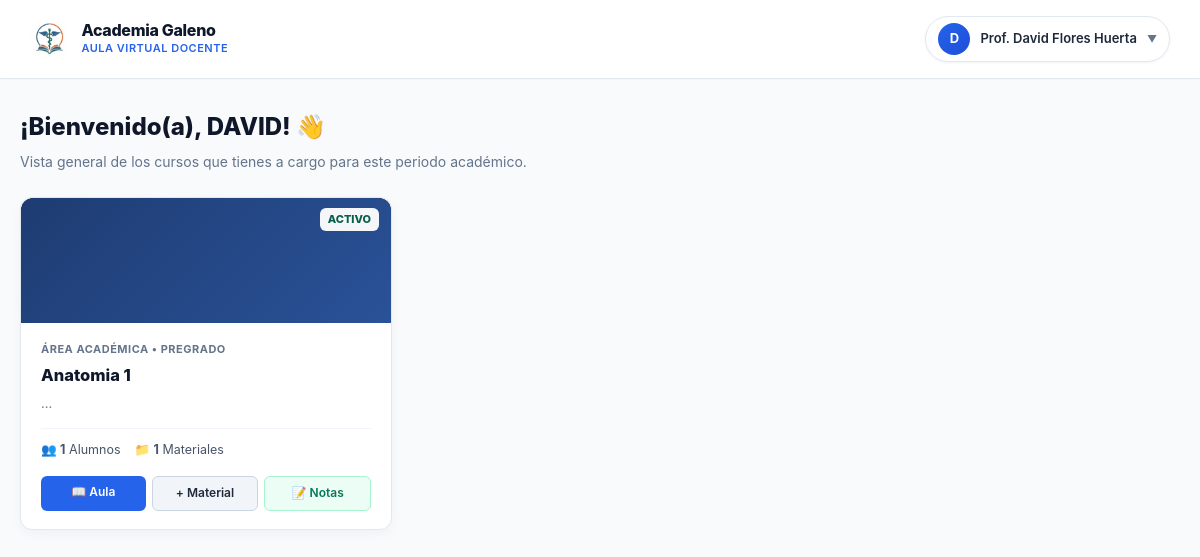
Page /panel-docente/ (signed in) on the committed database.
### academia/models.py (models this page shows, shortened)
class Curso(models.Model):
    titulo = models.CharField(max_length=200)
    descripcion = models.TextField(blank=True, null=True)
    imagen_portada = models.ImageField(upload_to='cursos_portadas/', blank=True, null=True)
    docentes = models.ManyToManyField(User, related_name='cursos_asignados', blank=True)
    periodo = models.ForeignKey(PeriodoAcademico, on_delete=models.SET_NULL, related_name='cursos', null=True, blank=True)
    estado = models.BooleanField(default=True)
    fecha_creacion = models.DateTimeField(auto_now_add=True)
    class Meta:
        verbose_name = "Curso"
        verbose_name_plural = "Cursos"
        ordering = ['-fecha_creacion']

### academia/views.py (the view)
# urls.py: path('panel-docente/', views.panel_docente, name='panel_docente'),
@login_required
def panel_docente(request):
    if not es_docente_valido(request.user):
        return HttpResponseForbidden("Acceso exclusivo para docentes.")
    if request.user.is_superuser or request.user.is_staff:
        cursos = Curso.objects.prefetch_related('docentes', 'inscripciones', 'materiales').all()
    else:
        cursos = Curso.objects.filter(docentes=request.user).prefetch_related('docentes', 'inscripciones', 'materiales').distinct()
    return render(request, 'panel_docente.html', {'cursos': cursos})

### academia/views.py (called while the page is built)
def es_docente_valido(user):
    return user.is_authenticated and (user.groups.filter(name='Docentes').exists() or user.is_staff or user.is_superuser)

### academia/templates/panel_docente.html (shortened to what this page needs)
{% load static %}
<!DOCTYPE html>
<html lang="es">
<head>
    <link rel="stylesheet" href="{% static 'css/base.css' %}?v=1.1">
    <link rel="stylesheet" href="{% static 'css/panel_docente.css' %}?v=2.0">
</head>
<body>
    <header class="top-nav" style="display: flex; justify-content: space-between; align-items: center; padding: 10px 30px; background: #ffffff; border-bottom: 1px solid #e2e8f0; box-shadow: 0 1px 3px rgba(0,0,0,0.02);">
        <a href="{% url 'dashboard' %}" class="brand-container">
            <img src="{% static 'image/logo.jpeg' %}" alt="Logo Academia Galeno" class="brand-logo-img">
            <div class="brand-text-block">
                <span class="brand-title">Academia Galeno</span>
                <span class="brand-subtitle">Aula Virtual Docente</span>
            </div>
        </a>
        <div class="user-dropdown-container">
            <div class="user-profile-trigger">
                <div class="user-avatar-circle">
                    {{ request.user.first_name|first|default:request.user.username|first }}
                </div>
                <span class="user-trigger-text">
                    Prof. {{ request.user.first_name|default:request.user.username }} {{ request.user.last_name|default:"" }}
                </span>
                <span class="dropdown-arrow">▼</span>
            </div>
        </div>
    </header>
    <div class="main-container">
        <div class="docente-welcome-header">
            <h1>¡Bienvenido(a), {{ request.user.first_name|upper|default:request.user.username }}! 👋</h1>
            <p>Vista general de los cursos que tienes a cargo para este periodo académico.</p>
        </div>
        <div class="courses-grid-cards">
            {% for curso in cursos %}
            <div class="course-card">
                <div style="position: relative; height: 125px; overflow: hidden; border-top-left-radius: 12px; border-top-right-radius: 12px; background: #0f172a;">
                    {% if curso.imagen_portada %}
                        <img src="{{ curso.imagen_portada.url }}"
                             alt="{{ curso.titulo }}"
                             style="width: 100%; height: 100%; object-fit: cover; display: block;">
                    {% else %}
                        <div class="course-card-header {% cycle 'bg-pattern-1' 'bg-pattern-2' 'bg-pattern-3' 'bg-pattern-4' 'bg-pattern-5' 'bg-pattern-6' %}" style="width: 100%; height: 100%;"></div>
                    {% endif %}
                    {% if curso.estado %}
                        <span style="position: absolute; top: 10px; right: 12px; background: rgba(255,255,255,0.95); color: #065f46; font-size: 11px; font-weight: 800; padding: 3px 8px; border-radius: 6px; z-index: 2;">ACTIVO</span>
                    {% else %}
                        <span style="position: absolute; top: 10px; right: 12px; background: rgba(255,255,255,0.95); color: #64748b; font-size: 11px; font-weight: 800; padding: 3px 8px; border-radius: 6px; z-index: 2;">INACTIVO</span>
                    {% endif %}
                </div>
                <div class="course-card-body">
                    <div>
                        <div class="course-card-category">Área Académica • Pregrado</div>
                        <div class="course-card-title">{{ curso.titulo }}</div>
                        <p class="course-card-desc">
                            {{ curso.descripcion|default:"Materia regular de formación médica y ciencias de la salud." }}
                        </p>
                    </div>
                    <div>
                        <div class="course-card-meta">
                            <span>👥 <strong>{{ curso.inscripciones.count }}</strong> Alumnos</span>
                            <span>📁 <strong>{{ curso.materiales.count }}</strong> Materiales</span>
                        </div>
                        <div class="course-card-actions">
                            <a href="{% url 'detalle_curso' curso.id %}" class="btn-card-main">📖 Aula</a>
                            <a href="{% url 'subir_material' curso.id %}" class="btn-card-sub">+ Material</a>
                            <a href="{% url 'docente_calificar_curso' curso.id %}" class="btn-card-grade">📝 Notas</a>
                        </div>
                    </div>
                </div>
            </div>
            {% empty %}
            <div class="empty-courses-box">
                No tienes cursos asignados en este momento.
            </div>
            {% endfor %}
        </div>
    </div>
</body>
</html>

### academia/static/css/base.css (style rules this page uses)
:root { --primary: #2563eb; --primary-dark: #1d4ed8; --bg-main: #f8fafc; --card-bg: #ffffff; --text-main: #0f172a; --text-muted: #64748b; --border-color: #e2e8f0; }
* { margin: 0; padding: 0; box-sizing: border-box; font-family: -apple-system, BlinkMacSystemFont, "Segoe UI", Roboto, "Helvetica Neue", Arial, sans-serif; }
body { background-color: var(--bg-main); color: var(--text-main); line-height: 1.5; }
.main-container { max-width: 1200px; margin: 30px auto; padding: 0 20px; }
.top-nav { background-color: var(--card-bg); border-bottom: 1px solid var(--border-color); padding: 10px 30px; display: flex; justify-content: space-between; align-items: center; box-shadow: 0 1px 3px rgba(0, 0, 0, 0.04); }
.brand-container { display: flex; align-items: center; gap: 12px; text-decoration: none; }
.brand-logo-img { height: 38px; width: auto; object-fit: contain; border-radius: 6px; transition: transform 0.2s ease; }
.brand-text-block { display: flex; flex-direction: column; }
.brand-title { font-weight: 800; font-size: 15px; color: #0f172a; line-height: 1.2; letter-spacing: -0.3px; }
.brand-subtitle { font-size: 10.5px; font-weight: 600; color: var(--primary); text-transform: uppercase; letter-spacing: 0.5px; }
.user-dropdown-container { position: relative; display: inline-block; }
.user-profile-trigger { display: flex; align-items: center; gap: 10px; background: #f8fafc; border: 1px solid var(--border-color); padding: 5px 14px 5px 6px; border-radius: 50px; cursor: pointer; transition: all 0.2s ease; user-select: none; }
.user-avatar-circle { width: 32px; height: 32px; border-radius: 50%; background: var(--primary); color: #ffffff; font-weight: 700; font-size: 13px; display: flex; align-items: center; justify-content: center; text-transform: uppercase; }
.user-trigger-text { font-size: 13px; font-weight: 600; color: #1e293b; }
.dropdown-arrow { font-size: 9px; color: var(--text-muted); transition: transform 0.2s ease; }

### rows in the picture
Curso: estado "ACTIVO", titulo "Anatomia 1", descripcion "...", inscripciones.count "1", materiales.count "1"

### other values in the picture
{{ request.user.first_name|first|default:request.user.username|first }} "D"
{{ request.user.first_name|default:request.user.username }} "David"
{{ request.user.last_name|default:"" }} "Flores Huerta"
{{ request.user.first_name|upper|default:request.user.username }} "DAVID"
